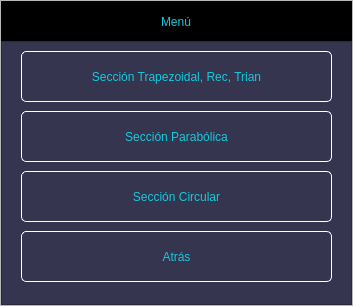
<?xml version="1.0" encoding="UTF-8"?>
<ui version="4.0">
 <class>MainWindow</class>
 <widget class="QMainWindow" name="MainWindow">
  <property name="geometry">
   <rect>
    <x>0</x>
    <y>0</y>
    <width>353</width>
    <height>306</height>
   </rect>
  </property>
  <property name="windowTitle">
   <string>MainWindow</string>
  </property>
  <widget class="QWidget" name="centralwidget">
   <layout class="QVBoxLayout" name="verticalLayout">
    <property name="spacing">
     <number>0</number>
    </property>
    <property name="leftMargin">
     <number>0</number>
    </property>
    <property name="topMargin">
     <number>0</number>
    </property>
    <property name="rightMargin">
     <number>0</number>
    </property>
    <property name="bottomMargin">
     <number>0</number>
    </property>
    <item>
     <widget class="QFrame" name="frame">
      <property name="frameShape">
       <enum>QFrame::StyledPanel</enum>
      </property>
      <property name="frameShadow">
       <enum>QFrame::Raised</enum>
      </property>
      <layout class="QVBoxLayout" name="verticalLayout_2" stretch="0,0">
       <property name="spacing">
        <number>0</number>
       </property>
       <property name="leftMargin">
        <number>0</number>
       </property>
       <property name="topMargin">
        <number>0</number>
       </property>
       <property name="rightMargin">
        <number>0</number>
       </property>
       <property name="bottomMargin">
        <number>0</number>
       </property>
       <item>
        <widget class="QFrame" name="frame_superior">
         <property name="maximumSize">
          <size>
           <width>16777215</width>
           <height>40</height>
          </size>
         </property>
         <property name="styleSheet">
          <string notr="true">QFrame{
background-color:rgb(0, 0, 0);
}

QPushButton{
background-color: #000000ff;
border-radius:20px;
}

QPushButton:hover{
background-color:rgb(53, 53, 79);
border-radius:20px;
}</string>
         </property>
         <property name="frameShape">
          <enum>QFrame::StyledPanel</enum>
         </property>
         <property name="frameShadow">
          <enum>QFrame::Raised</enum>
         </property>
         <widget class="QLabel" name="label">
          <property name="geometry">
           <rect>
            <x>160</x>
            <y>10</y>
            <width>61</width>
            <height>21</height>
           </rect>
          </property>
          <property name="styleSheet">
           <string notr="true">font: 87 12pt &quot;Arial Black&quot;;
color: rgb(20, 200, 220);</string>
          </property>
          <property name="text">
           <string>Menú </string>
          </property>
         </widget>
         <widget class="QPushButton" name="bt_cerrar">
          <property name="geometry">
           <rect>
            <x>300</x>
            <y>0</y>
            <width>40</width>
            <height>40</height>
           </rect>
          </property>
          <property name="minimumSize">
           <size>
            <width>40</width>
            <height>40</height>
           </size>
          </property>
          <property name="maximumSize">
           <size>
            <width>16777215</width>
            <height>16777215</height>
           </size>
          </property>
          <property name="styleSheet">
           <string notr="true"/>
          </property>
          <property name="text">
           <string/>
          </property>
          <property name="icon">
           <iconset>
            <normaloff>Imágenes/cerrar2.png</normaloff>Imágenes/cerrar2.png</iconset>
          </property>
          <property name="iconSize">
           <size>
            <width>20</width>
            <height>20</height>
           </size>
          </property>
         </widget>
         <widget class="QPushButton" name="bt_minimizar">
          <property name="geometry">
           <rect>
            <x>260</x>
            <y>0</y>
            <width>40</width>
            <height>40</height>
           </rect>
          </property>
          <property name="minimumSize">
           <size>
            <width>40</width>
            <height>40</height>
           </size>
          </property>
          <property name="maximumSize">
           <size>
            <width>16777215</width>
            <height>16777215</height>
           </size>
          </property>
          <property name="styleSheet">
           <string notr="true"/>
          </property>
          <property name="text">
           <string/>
          </property>
          <property name="icon">
           <iconset>
            <normaloff>Imágenes/minimizar.png</normaloff>Imágenes/minimizar.png</iconset>
          </property>
          <property name="iconSize">
           <size>
            <width>20</width>
            <height>20</height>
           </size>
          </property>
         </widget>
        </widget>
       </item>
       <item>
        <widget class="QFrame" name="frame_3">
         <property name="styleSheet">
          <string notr="true">QFrame{
background-color:rgb(53,53,79);
}

QPushButton{
font:87 12pt&quot;Arial Black&quot;;
background-color:#000000ff;
color:rgb(20,200,220);
border-radius:5px;
border:1px solid white;
}


QPushButton:hover{
background-color:black;
}</string>
         </property>
         <property name="frameShape">
          <enum>QFrame::StyledPanel</enum>
         </property>
         <property name="frameShadow">
          <enum>QFrame::Raised</enum>
         </property>
         <widget class="QPushButton" name="Trapezoidal">
          <property name="geometry">
           <rect>
            <x>20</x>
            <y>10</y>
            <width>311</width>
            <height>51</height>
           </rect>
          </property>
          <property name="text">
           <string>Sección Trapezoidal, Rec, Trian</string>
          </property>
          <property name="checkable">
           <bool>false</bool>
          </property>
          <property name="autoRepeat">
           <bool>false</bool>
          </property>
         </widget>
         <widget class="QPushButton" name="Parabolica">
          <property name="geometry">
           <rect>
            <x>20</x>
            <y>70</y>
            <width>311</width>
            <height>51</height>
           </rect>
          </property>
          <property name="text">
           <string>Sección Parabólica</string>
          </property>
         </widget>
         <widget class="QPushButton" name="Circular">
          <property name="geometry">
           <rect>
            <x>20</x>
            <y>130</y>
            <width>311</width>
            <height>51</height>
           </rect>
          </property>
          <property name="text">
           <string>Sección Circular</string>
          </property>
         </widget>
         <widget class="QPushButton" name="Atras">
          <property name="geometry">
           <rect>
            <x>20</x>
            <y>190</y>
            <width>311</width>
            <height>51</height>
           </rect>
          </property>
          <property name="text">
           <string>Atrás</string>
          </property>
         </widget>
        </widget>
       </item>
      </layout>
     </widget>
    </item>
   </layout>
  </widget>
 </widget>
 <resources/>
 <connections/>
</ui>
